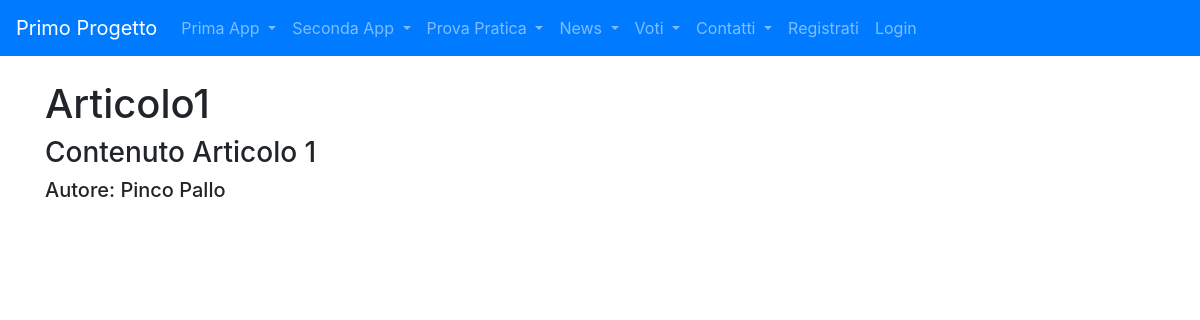
The page /news/articoli/1/ on the database its author committed.
### news/models.py (models this page shows, shortened)
class Articolo (models.Model):
    titolo = models.CharField(max_length=100)
    contenuto = models.TextField()
    giornalista = models.ForeignKey(Giornalista, on_delete=models.CASCADE, related_name="articoli")
    data = models.DateField(blank=True)
    visualizzazioni = models.IntegerField(default=0, blank=True)
    class Meta:
        verbose_name = "Articolo"
        verbose_name_plural = "Articoli"

class Giornalista (models.Model):
    nome = models.CharField (max_length=20)
    cognome = models.CharField(max_length=20)
    anno_di_nascita = models.DateField(blank=True)
    def __str__(self):
        return self.nome +" "+ self.cognome
    class Meta:
        verbose_name = "Giornalista"
        verbose_name_plural = "Giornalisti"

### news/views.py (the view)
# urls.py: path("articoli/<int:pk>/", articoloDetailView, name="articolo_detail"),
def articoloDetailView(request, pk):
    articolo = get_object_or_404(Articolo, pk=pk)
    context = {"articolo": articolo}
    return render (request, "news/articolo_detail.html", context)

### news/templates/news/articolo_detail.html (shortened to what this page needs)
{% extends 'base.html' %}
    {% block content %}
        <h1>{{ articolo.titolo }}</h1>
        <h3>{{ articolo.contenuto }}</h3>
        <h5>Autore: {{ articolo.giornalista }}</h5>
    {% endblock content %}

### rows shown on the page
Articolo: titolo "Articolo1", contenuto "Contenuto Articolo 1", giornalista "Pinco Pallo"
